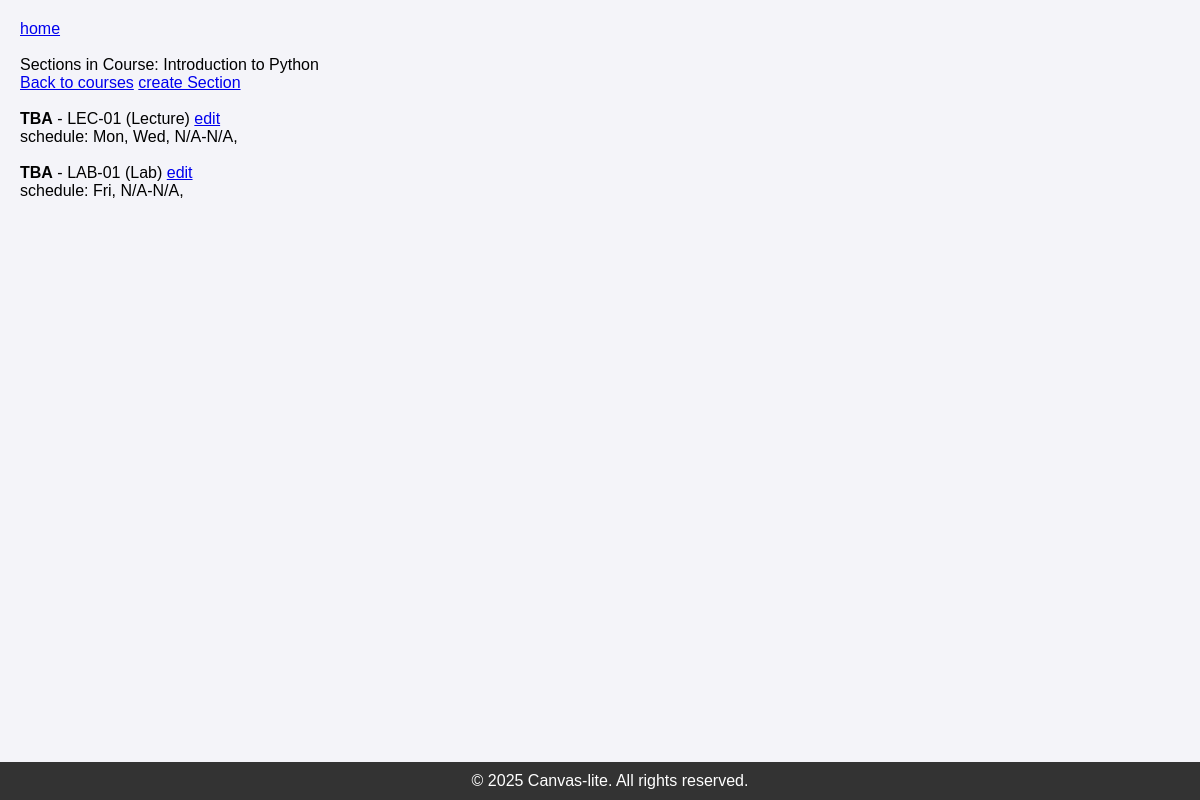
Before: /sudo/course/5/section/ (signed in) with the older database file.
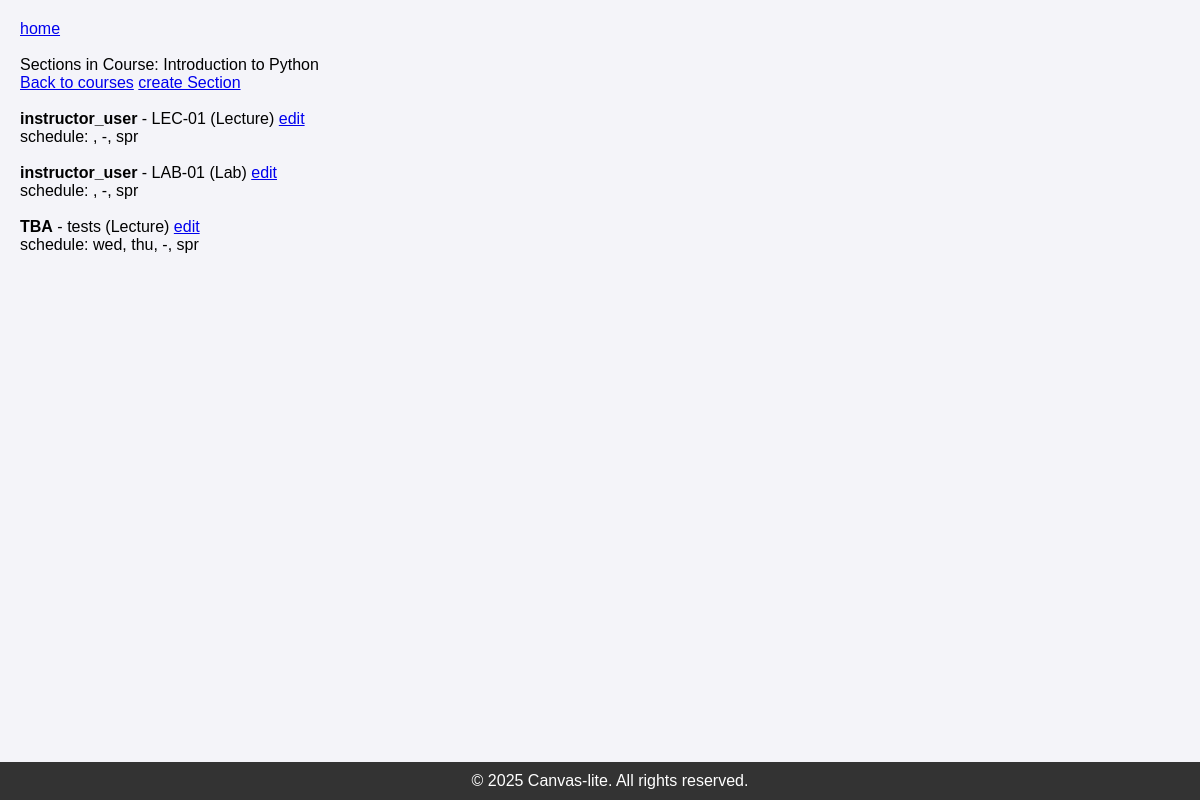
After: the same page with the newer database file.
### webapp/models/section.py (models this page shows, shortened)
class Section(models.Model):
    name = models.CharField(max_length=100)
    schedule = models.JSONField(default=dict)
    section_type = models.CharField(
        max_length=3,
        choices=SectionType,
        default=SectionType.LECTURE,
    )
    course = models.ForeignKey('Course', on_delete=models.CASCADE, related_name='sections')
    instructor = models.ForeignKey(
        settings.AUTH_USER_MODEL,
        on_delete=models.SET_NULL,
        null=True,
        blank=True,
        related_name='sections_taught'
    )
    main_section = models.ForeignKey(
        'self',
        null=True,
        blank=True,
        on_delete=models.CASCADE,
        related_name='sub_sections'
    )
    class Meta:
        unique_together = (
            ('course', 'name'),
            ('main_section', 'name'),
        )

### webapp/models/users.py (models this page shows, shortened)
class User(AbstractUser):
    phone_number = models.CharField(max_length=15, blank=True, verbose_name='phone_number', null=True)
    description = models.TextField(blank=True, null=True, verbose_name='description')
    group_name = models.CharField(
        max_length=1,
        choices=UserType,
        default=UserType.TA,
    )
    class Meta:
        permissions = (
            ("can_assign_l1", "Can assign to courses/sections: instructor"),
            ("can_assign_l2", "Can assign to courses/sections: admin"),
        )

### webapp/views/admin.py (the view)
# urls.py: path('sudo/<str:model_name>/<int:id>/section/', views.sections_list, name='sections_list'),
@in_groups(["Admin"])
def sections_list(request, model_name, id):
    model = None
    if model_name == "user":
        model = get_object_or_404(User, id=id)
    elif model_name == "course":
        model = get_object_or_404(Course, id=id)
    else:
        Http404("invalid model name")
    sections = model.get_sections()
    return render(request, 'admin_pages/list_sections.html', {
        'model': model,
        'sections': sections,
        "model_name": model_name,
    })

### webapp/models/courses.py (called while the page is built)
    def get_sections(self):
        return self.sections.all()

### webapp/templatetags/site_tags.py (called while the page is built)
@register.filter
def format_schedule(schedule):
    return (
        f"{', '.join(schedule.get('days', []))}, "
        f"{schedule.get('start_time', 'N/A')}-{schedule.get('end_time', 'N/A')}, "
        f"{schedule.get('semester', '')} {schedule.get('year', '')}"
    )

### webapp/views/admin.py (called while the page is built)
def in_groups(group_names):
    def check(user):
        return user.groups.filter(name__in=group_names).exists()
    return user_passes_test(check)

### templates/admin_pages/list_sections.html (shortened to what this page needs)
{% extends "master.html" %}
{% load static %}
{% load site_tags %}
{% block content %}
    <a href="{% url 'admin_home' %}">home</a><br><br>
     {% if model_name == 'user' %}
        Sections Taught by {{ model_name }}
         <a href="{% url 'user_list' %}">Back to Users</a>
         <a href="{% url "claim_section_list" model.id%}"> Claim Section</a>
    {% elif model_name == 'course'%}
        Sections in Course: {{ model.name }}<br>
         <a href="{% url 'courses_list' %}">Back to courses</a>
         <a href="{% url "create_model_section" model.id%}"> create Section</a>
    {% endif %}
    <br><br>
    {% for section in sections %}
        {% if model_name == 'user' %}
            <strong>{{ section.course.name }}</strong> -
        {% elif model_name == 'course'%}
            <strong>{{ section.instructor.username|default:"TBA" }}</strong> -
        {% endif %}
        {{ section.name }} ({{ section.get_section_type_display }})
        <a href="{% url 'edit_model' 'section' section.id %}">edit</a>
        {% if section.schedule.items %}
            <div class="schedule">
                    schedule: {{ section.schedule|format_schedule }}
            </div>
        {% else %}
            No schedule data
        {% endif %}
        <br>
    {% empty %}
        No sections assigned
    {% endfor %}
{% endblock %}

Changed rows visible on the page:
changed Section "LEC-01": instructor.username "TBA" → "instructor_user"; schedule "Mon, Wed, N/A-N/A," → ", -, spr"
changed Section "LAB-01": instructor.username "TBA" → "instructor_user"; schedule "Fri, N/A-N/A," → ", -, spr"
added Section: instructor.username "TBA", name "tests", section_type "Lecture", schedule "wed, thu, -, spr"
